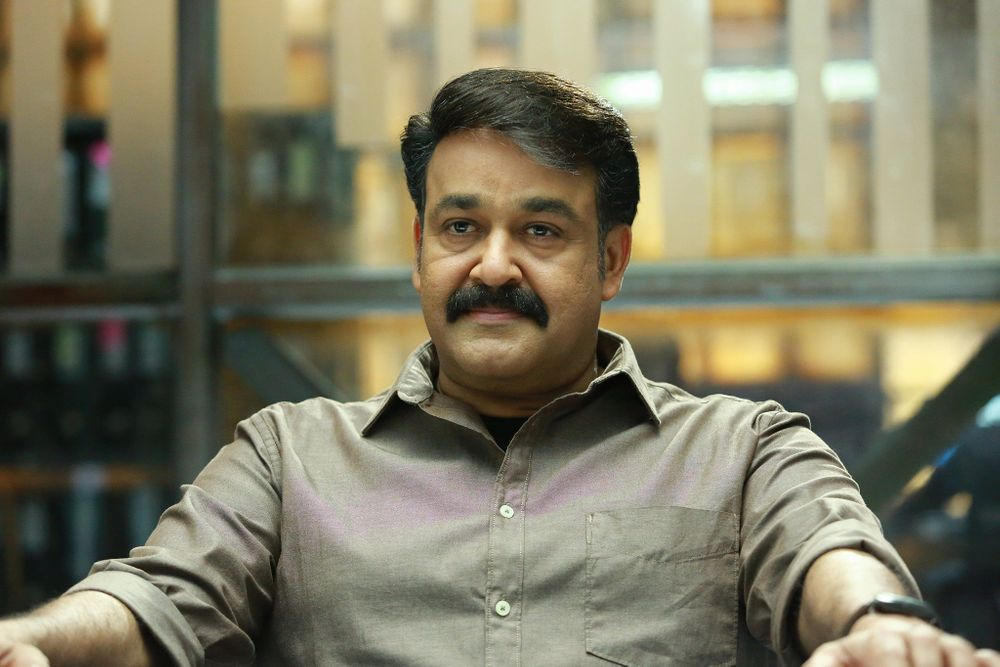
#> input picture files/sub.jpg, 1000 x 667 px, given in place of the camera
$ python Air_Painter_Using_Color_Detection.py
#> lines starting #> are read from the running program, lines starting #| are printed output that depends on the picture; after the words box and inside, x2 and y2 are one past the last pixel; in counts of white or black regions, pixels touching at a corner belong together
import cv2
import numpy as np

# Open the webcam
cap = cv2.VideoCapture(0)

# Create a blank canvas to draw on
canvas = None

# Define HSV color range for blue object (tune this for your object)
lower_color = np.array([100, 150, 70])
upper_color = np.array([140, 255, 255])

# Store previous point to draw lines
prev_center = None

print(" Air Painter started! Use a blue object to draw. Press 'c' to clear. Press 'q' to quit.")

while True:
    ret, frame = cap.read()
#> frame is the input picture: shape (667, 1000, 3); mean B, G, R 99.1, 122, 125.8
    if not ret:
        break

    # Flip the frame horizontally for mirror view
    frame = cv2.flip(frame, 1)
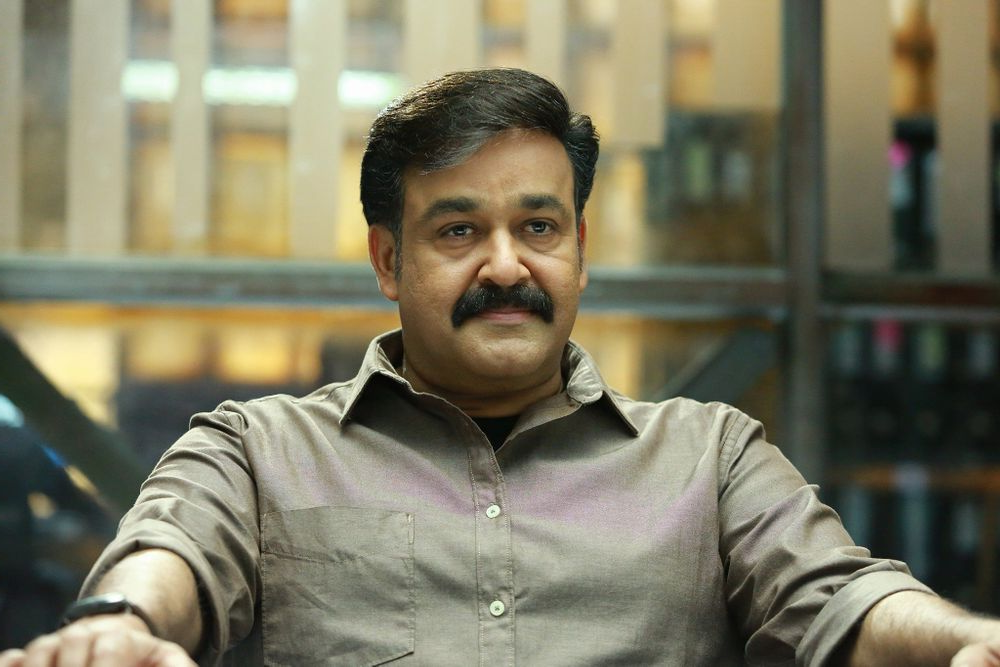
#> frame: shape (667, 1000, 3); mean B, G, R 99.1, 122, 125.8

    # Initialize canvas size
    if canvas is None:
        canvas = np.zeros_like(frame)

    # Convert frame to HSV
    hsv = cv2.cvtColor(frame, cv2.COLOR_BGR2HSV)
#> hsv: shape (667, 1000, 3); mean H, S, V 36.5, 63.9, 128.9

    # Create a mask for the selected color
    mask = cv2.inRange(hsv, lower_color, upper_color)
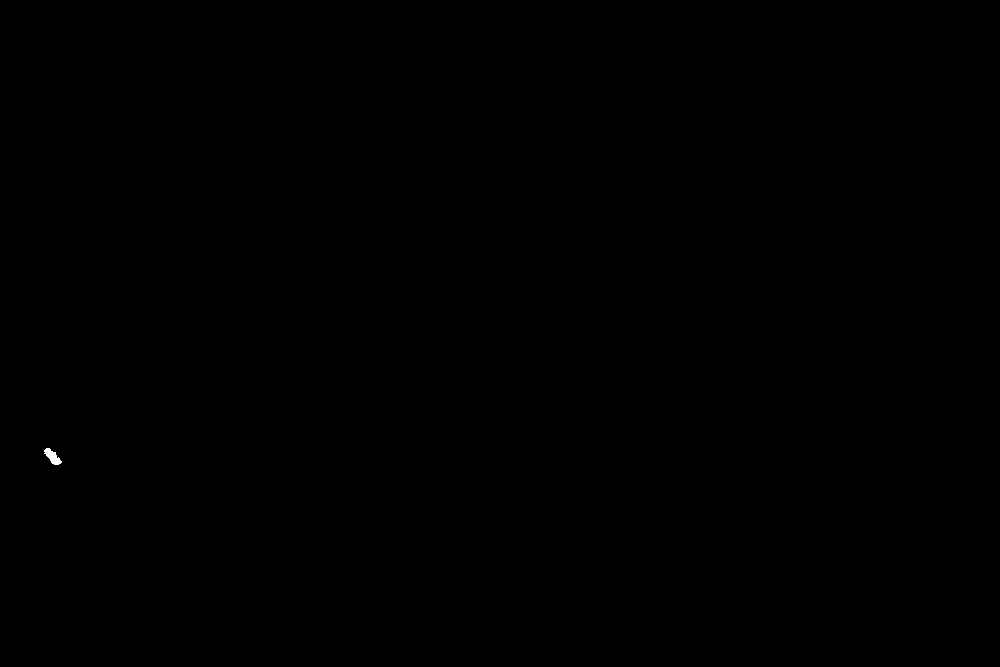
#> mask: shape (667, 1000); 0.02% white; 1 white region, box (x1, y1, x2, y2) and area: (44, 448, 62, 465) 158

    # Remove noise from mask
    mask = cv2.erode(mask, None, iterations=2)
#> mask: shape (667, 1000); 0.01% white in thin lines or dots, all inside (x1, y1, x2, y2) = (47, 451, 58, 463)
    mask = cv2.dilate(mask, None, iterations=2)
#> mask: shape (667, 1000); 0.02% white; 1 white region

    # Find contours from the mask
    contours, _ = cv2.findContours(mask, cv2.RETR_EXTERNAL, cv2.CHAIN_APPROX_SIMPLE)
#> contours = 1 contour; box (x1, y1, x2, y2) and area: (45, 449, 60, 465) 120

    # If a contour is found
    if contours:
        # Find largest contour
        contour = max(contours, key=cv2.contourArea)
#> contour = contour of 24 points, box (x1, y1, x2, y2) (45, 449, 60, 465), area 120
        if cv2.contourArea(contour) > 1000:
            # Get center of contour
            (x, y, w, h) = cv2.boundingRect(contour)
            center = (x + w//2, y + h//2)

            # Draw a circle on detected object
            cv2.circle(frame, center, 10, (0, 255, 0), -1)

            # Draw on canvas if previous point exists
            if prev_center:
                cv2.line(canvas, prev_center, center, (255, 0, 0), 5)

            prev_center = center
        else:
            prev_center = None
    else:
        prev_center = None

    # Combine original frame with the drawing canvas
    output = cv2.add(frame, canvas)

    # Show result
    cv2.imshow("Air Painter", output)
    cv2.imshow("Color Mask", mask)

    key = cv2.waitKey(1) & 0xFF
#> (key q is pressed here)

    if key == ord('q'):
        break
    elif key == ord('c'):
        # Clear canvas when 'c' is pressed
        canvas = np.zeros_like(frame)
        print(" Canvas cleared!")

cap.release()
cv2.destroyAllWindows()
